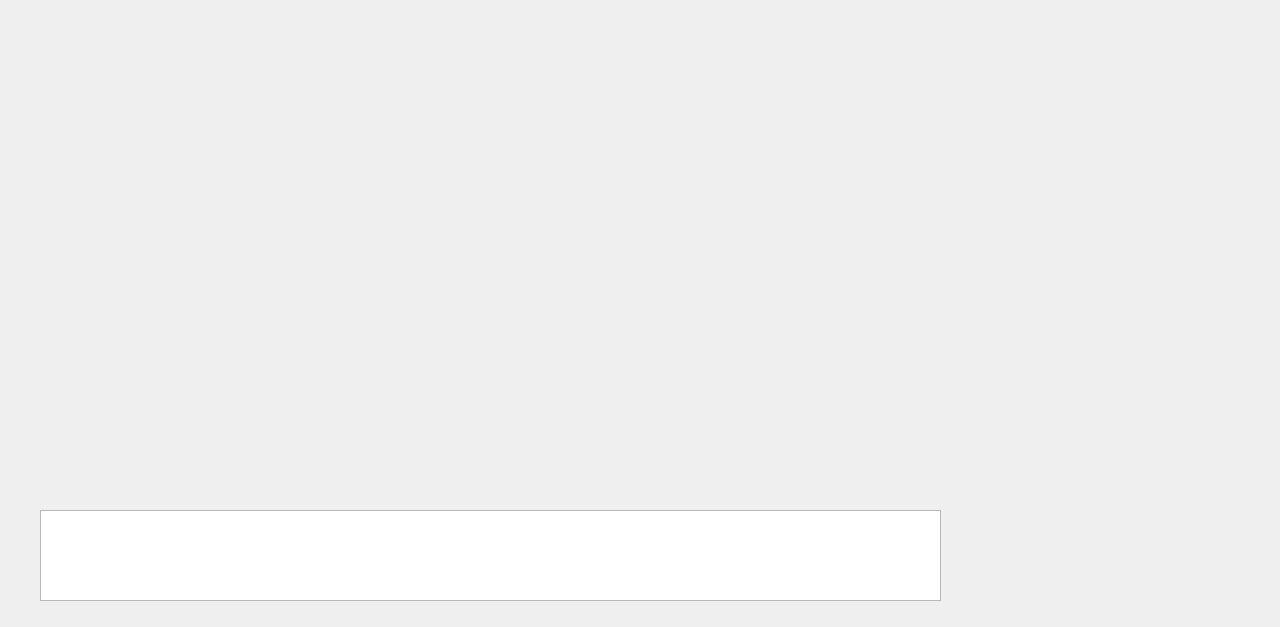
<?xml version="1.0" encoding="UTF-8"?>
<ui version="4.0">
 <class>Dialog</class>
 <widget class="QDialog" name="Dialog">
  <property name="geometry">
   <rect>
    <x>0</x>
    <y>0</y>
    <width>1280</width>
    <height>627</height>
   </rect>
  </property>
  <property name="windowTitle">
   <string>Dialog</string>
  </property>
  <widget class="QLabel" name="lblstream">
   <property name="geometry">
    <rect>
     <x>0</x>
     <y>0</y>
     <width>640</width>
     <height>480</height>
    </rect>
   </property>
   <property name="autoFillBackground">
    <bool>true</bool>
   </property>
   <property name="text">
    <string/>
   </property>
  </widget>
  <widget class="QPlainTextEdit" name="txtbox">
   <property name="geometry">
    <rect>
     <x>40</x>
     <y>510</y>
     <width>901</width>
     <height>91</height>
    </rect>
   </property>
  </widget>
 </widget>
 <layoutdefault spacing="6" margin="11"/>
 <resources/>
 <connections/>
</ui>
